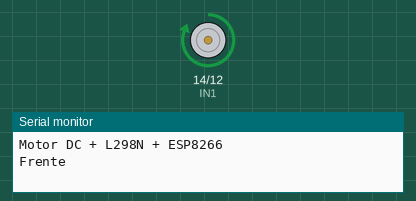
This program was run on a simulated ESP8266 (NodeMCU). On the bench: motor-driver pin pairs drawn as motors (green arrow = first pin HIGH = forward, orange = second pin HIGH = backward, longer = more drive, scaled by the enable pin), the last lines printed to the serial monitor.

Above: at 1.5 s.
At 6.5 s:
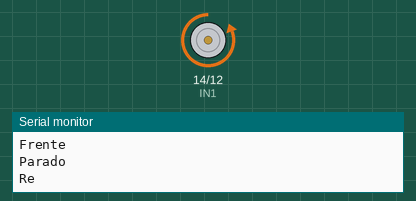
At 9.0 s:
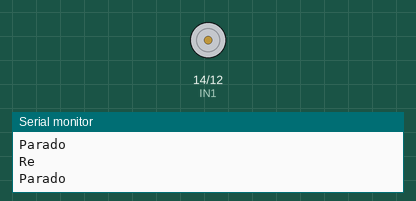
Timing chart, 0 to 13.0 s (numbered marks = the images above):
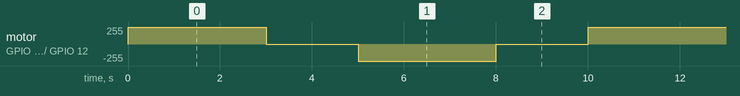

The program:

main.cpp
```cpp
    #include <Arduino.h>

// Pinos do ESP8266
#define IN1 14  // D5
#define IN2 12  // D6
#define ENA 13  // D7 (PWM)

// Velocidade (0 a 1023 no ESP8266)
int speedValue = 800;

void forward() {
    digitalWrite(IN1, HIGH);
    digitalWrite(IN2, LOW);
    analogWrite(ENA, speedValue);
}

void backward() {
    digitalWrite(IN1, LOW);
    digitalWrite(IN2, HIGH);
    analogWrite(ENA, speedValue);
}

void stopMotor() {
    analogWrite(ENA, 0);
    digitalWrite(IN1, LOW);
    digitalWrite(IN2, LOW);
}

void setup() {
    Serial.begin(115200);

    pinMode(IN1, OUTPUT);
    pinMode(IN2, OUTPUT);
    pinMode(ENA, OUTPUT);

    Serial.println("Motor DC + L298N + ESP8266");
}

void loop() {
    Serial.println("Frente");
    forward();
    delay(3000);

    Serial.println("Parado");
    stopMotor();
    delay(2000);

    Serial.println("Re");
    backward();
    delay(3000);

    Serial.println("Parado");
    stopMotor();
    delay(2000);
}
```

Measured:
- by itself, motor on GPIO 14 (IN1) / GPIO 12 (IN2): repeats every 10.0 s: stopped 2.0 s, backward 255/255 3.0 s, stopped 2.0 s, forward 255/255 3.0 s
